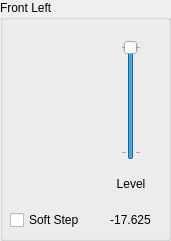
   <widget class="QGroupBox" name="groupBox_11">
    <property name="geometry">
     <rect>
      <x>100</x>
      <y>720</y>
      <width>171</width>
      <height>241</height>
     </rect>
    </property>
    <property name="title">
     <string>Front Left</string>
    </property>
    <widget class="QWidget" name="gridLayoutWidget_12">
     <property name="geometry">
      <rect>
       <x>10</x>
       <y>40</y>
       <width>151</width>
       <height>191</height>
      </rect>
     </property>
     <layout class="QGridLayout" name="gridLayout_12">
      <item row="1" column="1" alignment="Qt::AlignHCenter|Qt::AlignVCenter">
       <widget class="QLabel" name="label_32">
        <property name="minimumSize">
         <size>
          <width>32</width>
          <height>18</height>
         </size>
        </property>
        <property name="maximumSize">
         <size>
          <width>32</width>
          <height>18</height>
         </size>
        </property>
        <property name="text">
         <string>Level</string>
        </property>
        <property name="alignment">
         <set>Qt::AlignCenter</set>
        </property>
       </widget>
      </item>
      <item row="2" column="1" alignment="Qt::AlignHCenter|Qt::AlignVCenter">
       <widget class="QLabel" name="label_33">
        <property name="minimumSize">
         <size>
          <width>45</width>
          <height>18</height>
         </size>
        </property>
        <property name="maximumSize">
         <size>
          <width>45</width>
          <height>18</height>
         </size>
        </property>
        <property name="text">
         <string>-17.625</string>
        </property>
        <property name="alignment">
         <set>Qt::AlignCenter</set>
        </property>
       </widget>
      </item>
      <item row="0" column="1">
       <layout class="QVBoxLayout" name="verticalLayout_15">
        <item alignment="Qt::AlignHCenter">
         <widget class="QSlider" name="verticalSlider_18">
          <property name="minimumSize">
           <size>
            <width>20</width>
            <height>120</height>
           </size>
          </property>
          <property name="maximumSize">
           <size>
            <width>20</width>
            <height>120</height>
           </size>
          </property>
          <property name="minimum">
           <number>-47</number>
          </property>
          <property name="maximum">
           <number>0</number>
          </property>
          <property name="pageStep">
           <number>1</number>
          </property>
          <property name="orientation">
           <enum>Qt::Vertical</enum>
          </property>
          <property name="tickPosition">
           <enum>QSlider::TicksBothSides</enum>
          </property>
          <property name="tickInterval">
           <number>47</number>
          </property>
         </widget>
        </item>
       </layout>
      </item>
      <item row="2" column="0">
       <widget class="QCheckBox" name="checkBox_15">
        <property name="minimumSize">
         <size>
          <width>85</width>
          <height>22</height>
         </size>
        </property>
        <property name="text">
         <string>Soft Step</string>
        </property>
       </widget>
      </item>
     </layout>
    </widget>
   </widget>
